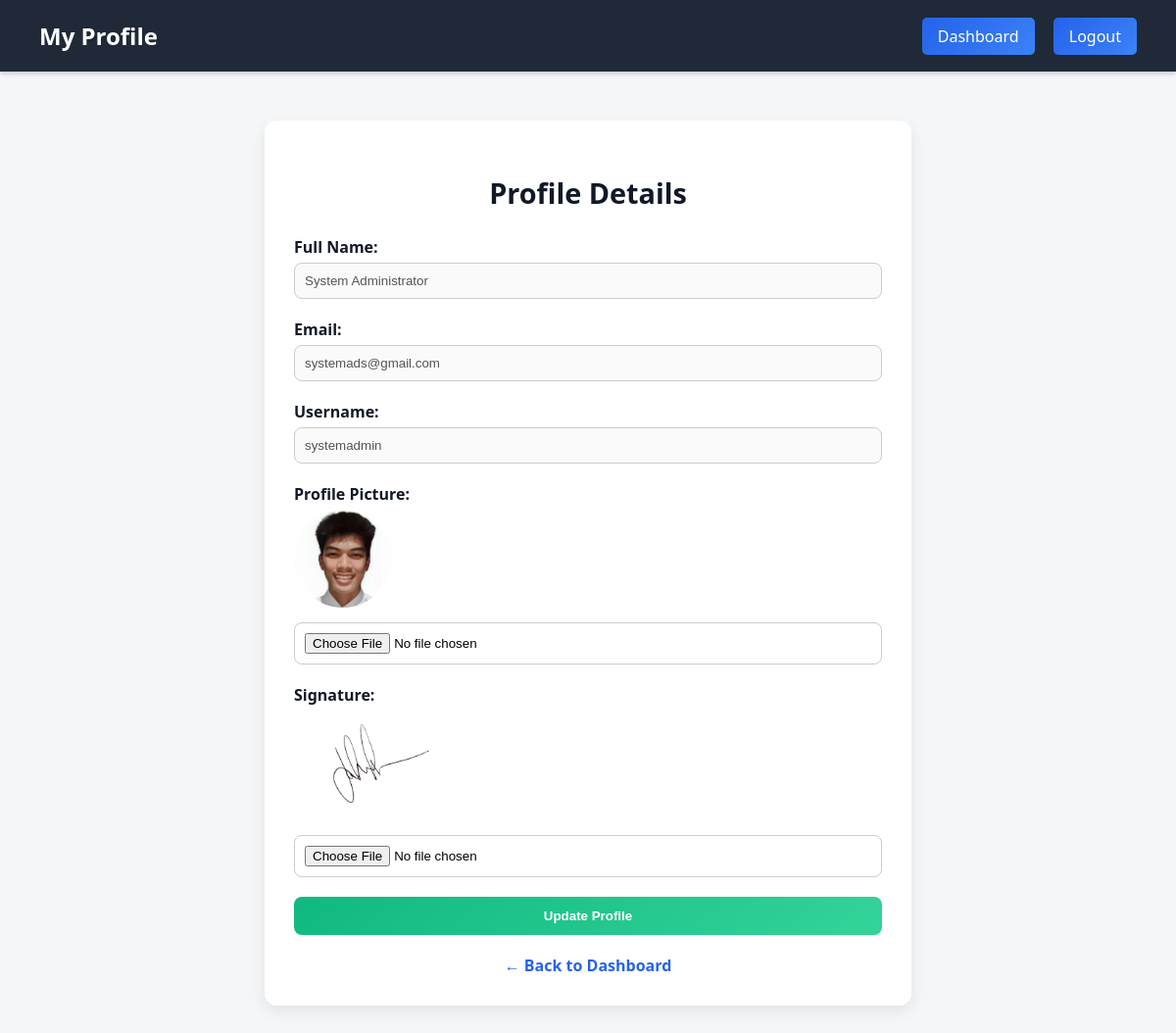
The page /profile.php (signed in) on the database its author committed.
### tables this page shows
CREATE TABLE `users` (
  `id` int(11) NOT NULL,
  `fullname` varchar(100) NOT NULL,
  `email` varchar(100) NOT NULL,
  `username` varchar(50) NOT NULL,
  `password` varchar(255) NOT NULL,
  `role` enum('Student','Faculty','Admin') NOT NULL DEFAULT 'Student',
  `profile_pic` varchar(255) DEFAULT NULL,
  `signature` varchar(255) DEFAULT NULL,
  `created_at` timestamp NOT NULL DEFAULT current_timestamp()
);

### profile.php (the view, shortened to what this page needs)
<?php
include 'database.php';
$user_id = $_SESSION['user_id'];
$stmt = $conn->prepare("SELECT * FROM users WHERE id=?");
$stmt->bind_param("i", $user_id);
$stmt->execute();
$user = $stmt->get_result()->fetch_assoc();
?>
<!DOCTYPE html>
<html lang="en">
<head>
</head>
<body>
<header>
    <h2>My Profile</h2>
    <nav>
        <a href="dashboard.php">Dashboard</a>
        <a href="logout.php">Logout</a>
    </nav>
</header>
<div class="container">
    <h2 class="page-title">Profile Details</h2>
    <form method="POST" enctype="multipart/form-data">
        <label>Full Name:</label>
        <input type="text" value="<?php echo $user['fullname']; ?>" disabled>
        <label>Email:</label>
        <input type="email" value="<?php echo $user['email']; ?>" disabled>
        <label>Username:</label>
        <input type="text" value="<?php echo $user['username']; ?>" disabled>
        <label>Profile Picture:</label>
        <?php if(!empty($user['profile_pic'])): ?>
            <img src="<?php echo $user['profile_pic']; ?>" class="profile-img"><br>
        <?php endif; ?>
        <input type="file" name="profile_pic">
        <label>Signature:</label>
        <?php if(!empty($user['signature'])): ?>
            <img src="<?php echo $user['signature']; ?>" class="signature-img"><br>
        <?php endif; ?>
        <input type="file" name="signature">
        <button type="submit" name="update">Update Profile</button>
    </form>
    <a href="dashboard.php" class="back-link">← Back to Dashboard</a>
</div>
</body>
</html>

### profile.php (style rules this page uses)
body { font-family: 'Segoe UI', Tahoma, Geneva, Verdana, sans-serif; background-color: #f4f6f8; margin: 0; padding: 0; }
header { background-color: #1f2937; color: #fff; padding: 20px 40px; display: flex; justify-content: space-between; align-items: center; box-shadow: 0 2px 5px rgba(0,0,0,0.2); }
header h2 { margin:0; font-size:1.5rem; }
header nav a { margin-left: 15px; padding: 8px 16px; border-radius: 5px; background: linear-gradient(135deg, #2563eb, #3b82f6); color: #fff; text-decoration: none; }
.container { max-width: 600px; margin: 50px auto; background-color: #fff; padding: 30px; border-radius: 12px; box-shadow: 0 6px 15px rgba(0,0,0,0.08); }
h2.page-title { text-align: center; margin-bottom: 25px; color: #111827; font-size: 1.8rem; }
form label { display: block; font-weight: 600; margin-bottom: 5px; color: #111827; }
form input[type="text"], form input[type="email"], form input[type="file"] { width: 100%; padding: 10px; margin-bottom: 20px; border-radius: 8px; border: 1px solid #ccc; box-sizing: border-box; }
form button { width: 100%; padding: 12px; border: none; border-radius: 8px; background: linear-gradient(135deg, #10b981, #34d399); color: #fff; font-weight: bold; cursor: pointer; transition: 0.3s; }
img.profile-img { width: 100px; border-radius: 50%; margin-bottom: 10px; }
img.signature-img { width: 150px; margin-bottom: 10px; }
.back-link { display: block; text-align: center; margin-top: 20px; color: #2563eb; font-weight: bold; text-decoration: none; }

### rows shown on the page
users: fullname "System Administrator", email "systemads@gmail.com", username "systemadmin", profile_pic (picture), signature (picture)
